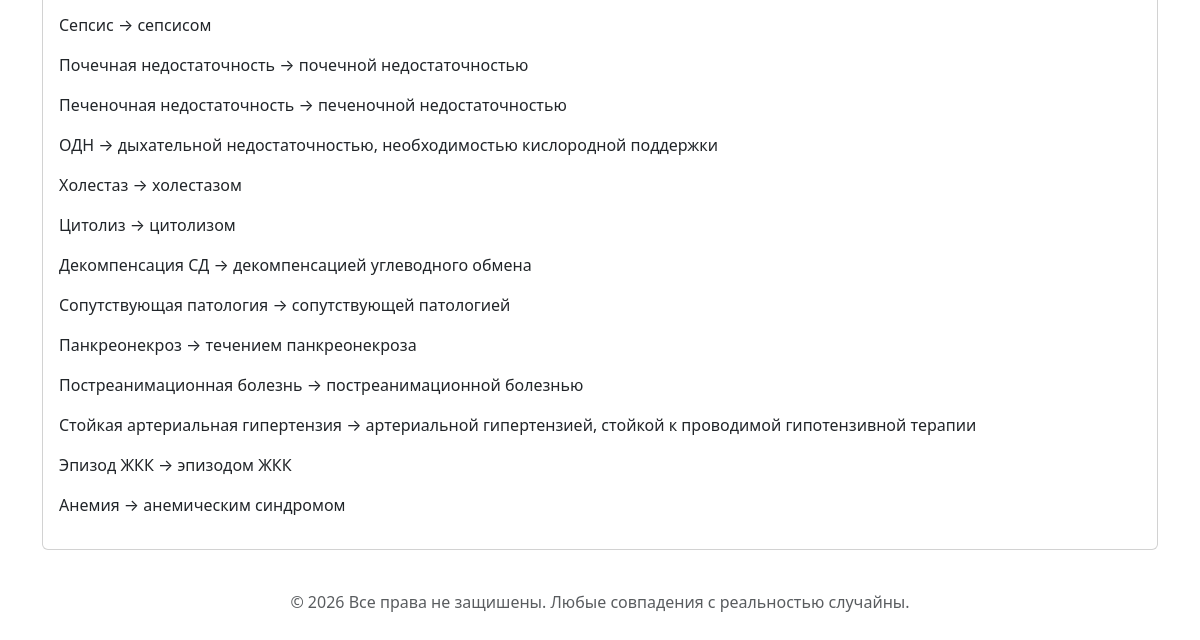
/categories/2 (lower part), run on an earlier commit of the app's database.
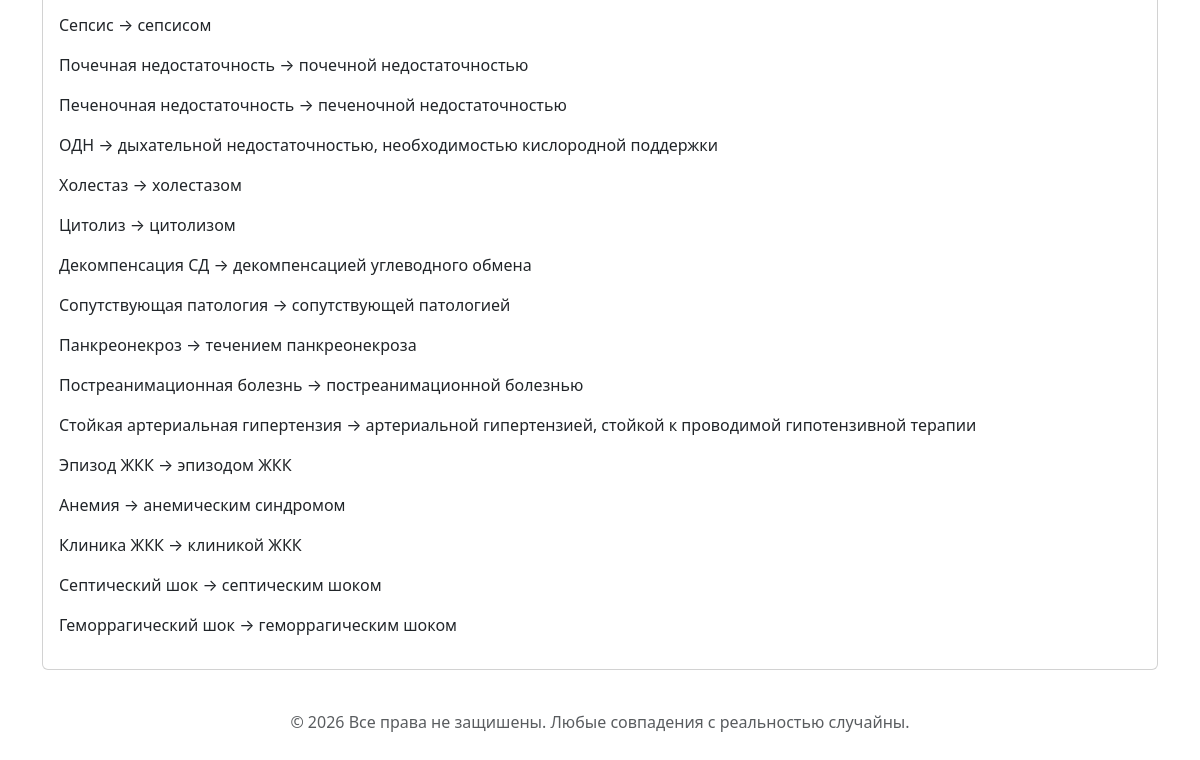
And on a later commit of the database.
### app.py (models this page shows)
class VariableOption(db.Model):
    __tablename__ = "variable_option"
    id = db.Column(db.Integer, primary_key=True)
    variable_id = db.Column(
        db.Integer, db.ForeignKey("template_variable.id"), nullable=False
    )
    value = db.Column(db.String(255), nullable=False)
    output_value = db.Column(db.String(255), nullable=False)
    order = db.Column(db.Integer, nullable=False)

### app.py (the view)
@app.route("/categories/<int:category_id>")
def view_category(category_id):
    category = Category.query.get_or_404(category_id)
    variables = TemplateVariable.query.filter_by(category_id=category.id).all()
    return render_template("view_category.html", category=category, variables=variables)

### templates/view_category.html (shortened to what this page needs)
{% extends "base.html" %}
{% block content %}
<div class="container">
    {% for variable in category.variables %}
        <div class="card mb-3">
            <div class="card-body">
                {% for option in variable.options %}
                    <p>
                        {{ option.value }} → {{ option.output_value }}
                    </p>
                {% else %}
                    <p class="text-muted">Опции пока не добавлены.</p>
                {% endfor %}
            </div>
        </div>
    {% else %}
        <p class="text-muted">Переменные пока не добавлены.</p>
    {% endfor %}
</div>
{% endblock content %}

What changed in the data, as far as the page shows it:
added VariableOption: value "Клиника ЖКК", output_value "клиникой ЖКК"
added VariableOption: value "Септический шок", output_value "септическим шоком"
added VariableOption: value "Геморрагический шок", output_value "геморрагическим шоком"
